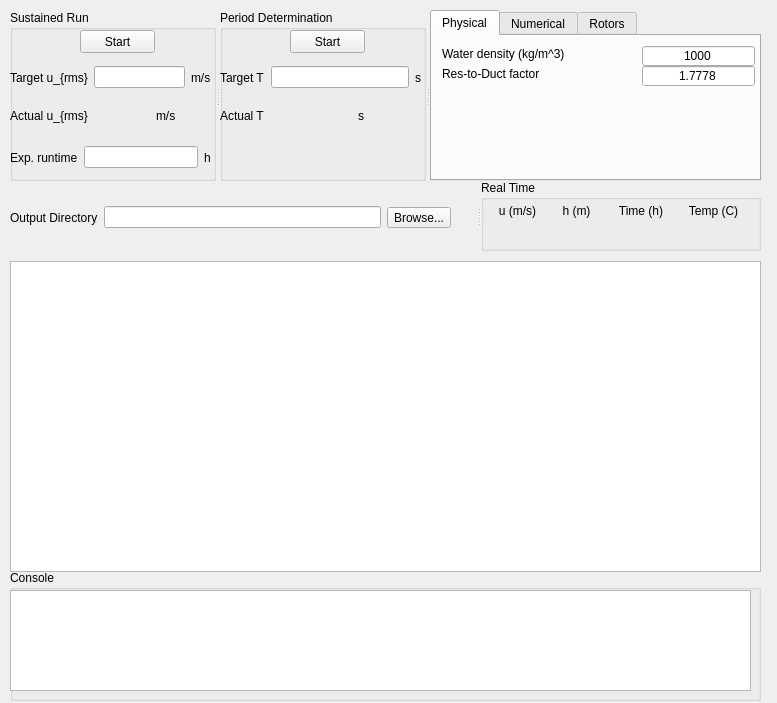
<?xml version="1.0" encoding="UTF-8"?>
<ui version="4.0">
 <class>mainWindow</class>
 <widget class="QWidget" name="mainWindow">
  <property name="geometry">
   <rect>
    <x>0</x>
    <y>0</y>
    <width>777</width>
    <height>703</height>
   </rect>
  </property>
  <property name="windowTitle">
   <string>Form</string>
  </property>
  <widget class="QGraphicsView" name="mainPlot">
   <property name="geometry">
    <rect>
     <x>10</x>
     <y>261</y>
     <width>751</width>
     <height>311</height>
    </rect>
   </property>
   <property name="sizePolicy">
    <sizepolicy hsizetype="Minimum" vsizetype="Minimum">
     <horstretch>0</horstretch>
     <verstretch>0</verstretch>
    </sizepolicy>
   </property>
   <property name="minimumSize">
    <size>
     <width>741</width>
     <height>311</height>
    </size>
   </property>
  </widget>
  <widget class="QGroupBox" name="consoleBox">
   <property name="geometry">
    <rect>
     <x>10</x>
     <y>570</y>
     <width>751</width>
     <height>131</height>
    </rect>
   </property>
   <property name="minimumSize">
    <size>
     <width>751</width>
     <height>0</height>
    </size>
   </property>
   <property name="title">
    <string>Console</string>
   </property>
   <widget class="QTextBrowser" name="console">
    <property name="geometry">
     <rect>
      <x>0</x>
      <y>20</y>
      <width>741</width>
      <height>101</height>
     </rect>
    </property>
   </widget>
  </widget>
  <widget class="QSplitter" name="splitter">
   <property name="geometry">
    <rect>
     <x>10</x>
     <y>180</y>
     <width>751</width>
     <height>71</height>
    </rect>
   </property>
   <property name="minimumSize">
    <size>
     <width>741</width>
     <height>71</height>
    </size>
   </property>
   <property name="orientation">
    <enum>Qt::Horizontal</enum>
   </property>
   <widget class="QWidget" name="outputWidget" native="true">
    <property name="sizePolicy">
     <sizepolicy hsizetype="Minimum" vsizetype="Preferred">
      <horstretch>0</horstretch>
      <verstretch>0</verstretch>
     </sizepolicy>
    </property>
    <property name="minimumSize">
     <size>
      <width>451</width>
      <height>0</height>
     </size>
    </property>
    <widget class="QWidget" name="horizontalLayoutWidget_7">
     <property name="geometry">
      <rect>
       <x>0</x>
       <y>20</y>
       <width>441</width>
       <height>35</height>
      </rect>
     </property>
     <layout class="QHBoxLayout" name="outDirLayout">
      <item>
       <widget class="QLabel" name="outDirLabel">
        <property name="text">
         <string>Output Directory</string>
        </property>
       </widget>
      </item>
      <item>
       <widget class="QLineEdit" name="outDirInput"/>
      </item>
      <item>
       <widget class="QToolButton" name="browseButton">
        <property name="text">
         <string>Browse...</string>
        </property>
       </widget>
      </item>
     </layout>
    </widget>
   </widget>
   <widget class="QGroupBox" name="realTimeBox">
    <property name="sizePolicy">
     <sizepolicy hsizetype="Minimum" vsizetype="Minimum">
      <horstretch>0</horstretch>
      <verstretch>0</verstretch>
     </sizepolicy>
    </property>
    <property name="minimumSize">
     <size>
      <width>271</width>
      <height>0</height>
     </size>
    </property>
    <property name="title">
     <string>Real Time</string>
    </property>
    <widget class="QWidget" name="verticalLayoutWidget_2">
     <property name="geometry">
      <rect>
       <x>70</x>
       <y>20</y>
       <width>51</width>
       <height>50</height>
      </rect>
     </property>
     <layout class="QVBoxLayout" name="realTimeLayout2">
      <item>
       <widget class="QLabel" name="realHLabel">
        <property name="text">
         <string>h (m)</string>
        </property>
        <property name="alignment">
         <set>Qt::AlignCenter</set>
        </property>
       </widget>
      </item>
      <item>
       <widget class="QLabel" name="realHDisplay">
        <property name="text">
         <string/>
        </property>
        <property name="alignment">
         <set>Qt::AlignCenter</set>
        </property>
       </widget>
      </item>
     </layout>
    </widget>
    <widget class="QWidget" name="verticalLayoutWidget">
     <property name="geometry">
      <rect>
       <x>10</x>
       <y>20</y>
       <width>53</width>
       <height>50</height>
      </rect>
     </property>
     <layout class="QVBoxLayout" name="realTimeLayout1">
      <item>
       <widget class="QLabel" name="realULabel">
        <property name="text">
         <string>u (m/s)</string>
        </property>
        <property name="alignment">
         <set>Qt::AlignCenter</set>
        </property>
       </widget>
      </item>
      <item>
       <widget class="QLabel" name="realUDisplay">
        <property name="text">
         <string/>
        </property>
        <property name="alignment">
         <set>Qt::AlignCenter</set>
        </property>
       </widget>
      </item>
     </layout>
    </widget>
    <widget class="QWidget" name="verticalLayoutWidget_3">
     <property name="geometry">
      <rect>
       <x>130</x>
       <y>20</y>
       <width>60</width>
       <height>50</height>
      </rect>
     </property>
     <layout class="QVBoxLayout" name="realTimeLayout3">
      <item>
       <widget class="QLabel" name="timeElapsedLabel">
        <property name="text">
         <string>Time (h)</string>
        </property>
        <property name="alignment">
         <set>Qt::AlignCenter</set>
        </property>
       </widget>
      </item>
      <item>
       <widget class="QLabel" name="timeElapsedDisplay">
        <property name="text">
         <string/>
        </property>
        <property name="alignment">
         <set>Qt::AlignCenter</set>
        </property>
       </widget>
      </item>
     </layout>
    </widget>
    <widget class="QWidget" name="verticalLayoutWidget_4">
     <property name="geometry">
      <rect>
       <x>200</x>
       <y>20</y>
       <width>65</width>
       <height>50</height>
      </rect>
     </property>
     <layout class="QVBoxLayout" name="realTimeLayout3_2">
      <item>
       <widget class="QLabel" name="tempLabel">
        <property name="text">
         <string>Temp (C)</string>
        </property>
        <property name="alignment">
         <set>Qt::AlignCenter</set>
        </property>
       </widget>
      </item>
      <item>
       <widget class="QLabel" name="tempDisplay">
        <property name="text">
         <string/>
        </property>
        <property name="alignment">
         <set>Qt::AlignCenter</set>
        </property>
       </widget>
      </item>
     </layout>
    </widget>
   </widget>
  </widget>
  <widget class="QSplitter" name="splitter_2">
   <property name="geometry">
    <rect>
     <x>10</x>
     <y>10</y>
     <width>751</width>
     <height>171</height>
    </rect>
   </property>
   <property name="orientation">
    <enum>Qt::Horizontal</enum>
   </property>
   <widget class="QGroupBox" name="sustainedSettings">
    <property name="sizePolicy">
     <sizepolicy hsizetype="Minimum" vsizetype="Minimum">
      <horstretch>0</horstretch>
      <verstretch>0</verstretch>
     </sizepolicy>
    </property>
    <property name="minimumSize">
     <size>
      <width>201</width>
      <height>171</height>
     </size>
    </property>
    <property name="title">
     <string>Sustained Run</string>
    </property>
    <widget class="QPushButton" name="sustainedStartButton">
     <property name="geometry">
      <rect>
       <x>70</x>
       <y>20</y>
       <width>75</width>
       <height>23</height>
      </rect>
     </property>
     <property name="text">
      <string>Start</string>
     </property>
    </widget>
    <widget class="QWidget" name="horizontalLayoutWidget">
     <property name="geometry">
      <rect>
       <x>0</x>
       <y>50</y>
       <width>201</width>
       <height>35</height>
      </rect>
     </property>
     <layout class="QHBoxLayout" name="targetULayout">
      <item>
       <widget class="QLabel" name="targetULabel">
        <property name="text">
         <string>Target u_{rms}</string>
        </property>
       </widget>
      </item>
      <item>
       <widget class="QLineEdit" name="lineEdit">
        <property name="alignment">
         <set>Qt::AlignRight|Qt::AlignTrailing|Qt::AlignVCenter</set>
        </property>
       </widget>
      </item>
      <item>
       <widget class="QLabel" name="targetUUnits">
        <property name="text">
         <string>m/s</string>
        </property>
       </widget>
      </item>
     </layout>
    </widget>
    <widget class="QWidget" name="horizontalLayoutWidget_2">
     <property name="geometry">
      <rect>
       <x>0</x>
       <y>90</y>
       <width>201</width>
       <height>31</height>
      </rect>
     </property>
     <layout class="QHBoxLayout" name="actualULayout">
      <item>
       <widget class="QLabel" name="actualULabel">
        <property name="text">
         <string>Actual u_{rms}</string>
        </property>
       </widget>
      </item>
      <item>
       <widget class="QLabel" name="actualUDisplay">
        <property name="text">
         <string/>
        </property>
        <property name="alignment">
         <set>Qt::AlignRight|Qt::AlignTrailing|Qt::AlignVCenter</set>
        </property>
       </widget>
      </item>
      <item>
       <widget class="QLabel" name="actualUUnits">
        <property name="text">
         <string>m/s</string>
        </property>
       </widget>
      </item>
     </layout>
    </widget>
    <widget class="QWidget" name="horizontalLayoutWidget_8">
     <property name="geometry">
      <rect>
       <x>0</x>
       <y>130</y>
       <width>201</width>
       <height>35</height>
      </rect>
     </property>
     <layout class="QHBoxLayout" name="targetULayout_3">
      <item>
       <widget class="QLabel" name="targetTimeLabel">
        <property name="text">
         <string>Exp. runtime</string>
        </property>
       </widget>
      </item>
      <item>
       <widget class="QLineEdit" name="targetTimeEdit">
        <property name="alignment">
         <set>Qt::AlignRight|Qt::AlignTrailing|Qt::AlignVCenter</set>
        </property>
       </widget>
      </item>
      <item>
       <widget class="QLabel" name="targetTimeUnits">
        <property name="text">
         <string>h</string>
        </property>
       </widget>
      </item>
     </layout>
    </widget>
   </widget>
   <widget class="QGroupBox" name="periodSettings">
    <property name="sizePolicy">
     <sizepolicy hsizetype="Minimum" vsizetype="Minimum">
      <horstretch>0</horstretch>
      <verstretch>0</verstretch>
     </sizepolicy>
    </property>
    <property name="minimumSize">
     <size>
      <width>201</width>
      <height>161</height>
     </size>
    </property>
    <property name="title">
     <string>Period Determination</string>
    </property>
    <widget class="QPushButton" name="periodStartButton">
     <property name="geometry">
      <rect>
       <x>70</x>
       <y>20</y>
       <width>75</width>
       <height>23</height>
      </rect>
     </property>
     <property name="text">
      <string>Start</string>
     </property>
    </widget>
    <widget class="QWidget" name="horizontalLayoutWidget_5">
     <property name="geometry">
      <rect>
       <x>0</x>
       <y>50</y>
       <width>201</width>
       <height>35</height>
      </rect>
     </property>
     <layout class="QHBoxLayout" name="targetTLayout">
      <item>
       <widget class="QLabel" name="targetTLabel">
        <property name="text">
         <string>Target T</string>
        </property>
       </widget>
      </item>
      <item>
       <widget class="QLineEdit" name="targetTEdit">
        <property name="alignment">
         <set>Qt::AlignRight|Qt::AlignTrailing|Qt::AlignVCenter</set>
        </property>
       </widget>
      </item>
      <item>
       <widget class="QLabel" name="targetTUnits">
        <property name="text">
         <string>s</string>
        </property>
       </widget>
      </item>
     </layout>
    </widget>
    <widget class="QWidget" name="horizontalLayoutWidget_6">
     <property name="geometry">
      <rect>
       <x>0</x>
       <y>90</y>
       <width>201</width>
       <height>31</height>
      </rect>
     </property>
     <layout class="QHBoxLayout" name="actualTLayout">
      <item>
       <widget class="QLabel" name="actualTLabel">
        <property name="text">
         <string>Actual T</string>
        </property>
       </widget>
      </item>
      <item>
       <widget class="QLabel" name="actualTDisplay">
        <property name="text">
         <string/>
        </property>
        <property name="alignment">
         <set>Qt::AlignRight|Qt::AlignTrailing|Qt::AlignVCenter</set>
        </property>
       </widget>
      </item>
      <item>
       <widget class="QLabel" name="actualTUnits">
        <property name="text">
         <string>s</string>
        </property>
       </widget>
      </item>
     </layout>
    </widget>
   </widget>
   <widget class="QTabWidget" name="paramTabs">
    <property name="sizePolicy">
     <sizepolicy hsizetype="Minimum" vsizetype="Minimum">
      <horstretch>0</horstretch>
      <verstretch>0</verstretch>
     </sizepolicy>
    </property>
    <property name="minimumSize">
     <size>
      <width>331</width>
      <height>161</height>
     </size>
    </property>
    <property name="currentIndex">
     <number>0</number>
    </property>
    <widget class="QWidget" name="physicalTab">
     <attribute name="title">
      <string>Physical</string>
     </attribute>
     <widget class="QLabel" name="densityLabel">
      <property name="geometry">
       <rect>
        <x>10</x>
        <y>10</y>
        <width>171</width>
        <height>16</height>
       </rect>
      </property>
      <property name="text">
       <string>Water density (kg/m^3)</string>
      </property>
     </widget>
     <widget class="QLineEdit" name="densityEdit">
      <property name="geometry">
       <rect>
        <x>210</x>
        <y>10</y>
        <width>113</width>
        <height>20</height>
       </rect>
      </property>
      <property name="text">
       <string>1000</string>
      </property>
      <property name="alignment">
       <set>Qt::AlignCenter</set>
      </property>
     </widget>
     <widget class="QLabel" name="areaFactorLabel">
      <property name="geometry">
       <rect>
        <x>10</x>
        <y>30</y>
        <width>161</width>
        <height>16</height>
       </rect>
      </property>
      <property name="text">
       <string>Res-to-Duct factor</string>
      </property>
     </widget>
     <widget class="QLineEdit" name="areaFactorEdit">
      <property name="geometry">
       <rect>
        <x>210</x>
        <y>30</y>
        <width>113</width>
        <height>20</height>
       </rect>
      </property>
      <property name="text">
       <string>1.7778</string>
      </property>
      <property name="alignment">
       <set>Qt::AlignCenter</set>
      </property>
     </widget>
    </widget>
    <widget class="QWidget" name="numericalTab">
     <attribute name="title">
      <string>Numerical</string>
     </attribute>
     <widget class="QLabel" name="fbackVelLabel">
      <property name="geometry">
       <rect>
        <x>10</x>
        <y>10</y>
        <width>171</width>
        <height>16</height>
       </rect>
      </property>
      <property name="text">
       <string>Feedback velocity</string>
      </property>
     </widget>
     <widget class="QLineEdit" name="fbackVelEdit">
      <property name="geometry">
       <rect>
        <x>220</x>
        <y>10</y>
        <width>101</width>
        <height>20</height>
       </rect>
      </property>
      <property name="text">
       <string>1</string>
      </property>
      <property name="alignment">
       <set>Qt::AlignCenter</set>
      </property>
     </widget>
     <widget class="QLabel" name="fbackAccLabel">
      <property name="geometry">
       <rect>
        <x>10</x>
        <y>30</y>
        <width>171</width>
        <height>16</height>
       </rect>
      </property>
      <property name="text">
       <string>Feedback acceleration</string>
      </property>
     </widget>
     <widget class="QLineEdit" name="fbackAccEdit">
      <property name="geometry">
       <rect>
        <x>220</x>
        <y>30</y>
        <width>101</width>
        <height>20</height>
       </rect>
      </property>
      <property name="text">
       <string>1</string>
      </property>
      <property name="alignment">
       <set>Qt::AlignCenter</set>
      </property>
     </widget>
     <widget class="QLabel" name="pressureSampleLabel">
      <property name="geometry">
       <rect>
        <x>10</x>
        <y>50</y>
        <width>181</width>
        <height>16</height>
       </rect>
      </property>
      <property name="text">
       <string>Pressure sample rate (hz)</string>
      </property>
     </widget>
     <widget class="QLineEdit" name="pressureSampleEdit">
      <property name="geometry">
       <rect>
        <x>220</x>
        <y>50</y>
        <width>101</width>
        <height>20</height>
       </rect>
      </property>
      <property name="text">
       <string>100</string>
      </property>
      <property name="alignment">
       <set>Qt::AlignCenter</set>
      </property>
     </widget>
     <widget class="QLabel" name="sinSampleLabel">
      <property name="geometry">
       <rect>
        <x>10</x>
        <y>70</y>
        <width>191</width>
        <height>16</height>
       </rect>
      </property>
      <property name="text">
       <string>Sin-wave sample rate (hz)</string>
      </property>
     </widget>
     <widget class="QLineEdit" name="sinSampleEdit">
      <property name="geometry">
       <rect>
        <x>222</x>
        <y>70</y>
        <width>101</width>
        <height>20</height>
       </rect>
      </property>
      <property name="text">
       <string>100</string>
      </property>
      <property name="alignment">
       <set>Qt::AlignCenter</set>
      </property>
     </widget>
    </widget>
    <widget class="QWidget" name="rotorTab">
     <attribute name="title">
      <string>Rotors</string>
     </attribute>
     <widget class="QLabel" name="initBurstLabel">
      <property name="geometry">
       <rect>
        <x>10</x>
        <y>10</y>
        <width>161</width>
        <height>16</height>
       </rect>
      </property>
      <property name="text">
       <string>Initial burst power (%)</string>
      </property>
     </widget>
     <widget class="QLineEdit" name="initBurstEdit">
      <property name="geometry">
       <rect>
        <x>180</x>
        <y>10</y>
        <width>113</width>
        <height>20</height>
       </rect>
      </property>
      <property name="text">
       <string>100</string>
      </property>
      <property name="alignment">
       <set>Qt::AlignCenter</set>
      </property>
     </widget>
     <widget class="QLineEdit" name="initLengthEdit">
      <property name="geometry">
       <rect>
        <x>180</x>
        <y>30</y>
        <width>113</width>
        <height>20</height>
       </rect>
      </property>
      <property name="text">
       <string>10</string>
      </property>
      <property name="alignment">
       <set>Qt::AlignCenter</set>
      </property>
     </widget>
     <widget class="QLabel" name="initLengthLabel">
      <property name="geometry">
       <rect>
        <x>10</x>
        <y>30</y>
        <width>161</width>
        <height>16</height>
       </rect>
      </property>
      <property name="text">
       <string>Initial burst length (s)</string>
      </property>
     </widget>
     <widget class="QLineEdit" name="initPowerEdit">
      <property name="geometry">
       <rect>
        <x>180</x>
        <y>50</y>
        <width>113</width>
        <height>20</height>
       </rect>
      </property>
      <property name="text">
       <string>50</string>
      </property>
      <property name="alignment">
       <set>Qt::AlignCenter</set>
      </property>
     </widget>
     <widget class="QLabel" name="initPowerLabel">
      <property name="geometry">
       <rect>
        <x>10</x>
        <y>50</y>
        <width>151</width>
        <height>16</height>
       </rect>
      </property>
      <property name="text">
       <string>Initial power (%)</string>
      </property>
     </widget>
     <widget class="QLineEdit" name="initChannelsEdit">
      <property name="geometry">
       <rect>
        <x>180</x>
        <y>70</y>
        <width>113</width>
        <height>20</height>
       </rect>
      </property>
      <property name="text">
       <string>0,1</string>
      </property>
      <property name="alignment">
       <set>Qt::AlignCenter</set>
      </property>
     </widget>
     <widget class="QLabel" name="initChannelsLabel">
      <property name="geometry">
       <rect>
        <x>10</x>
        <y>70</y>
        <width>151</width>
        <height>16</height>
       </rect>
      </property>
      <property name="text">
       <string>Channels (#,#,#,...,#)</string>
      </property>
     </widget>
    </widget>
   </widget>
  </widget>
  <zorder>splitter_3</zorder>
  <zorder>console</zorder>
 </widget>
 <resources/>
 <connections/>
</ui>
